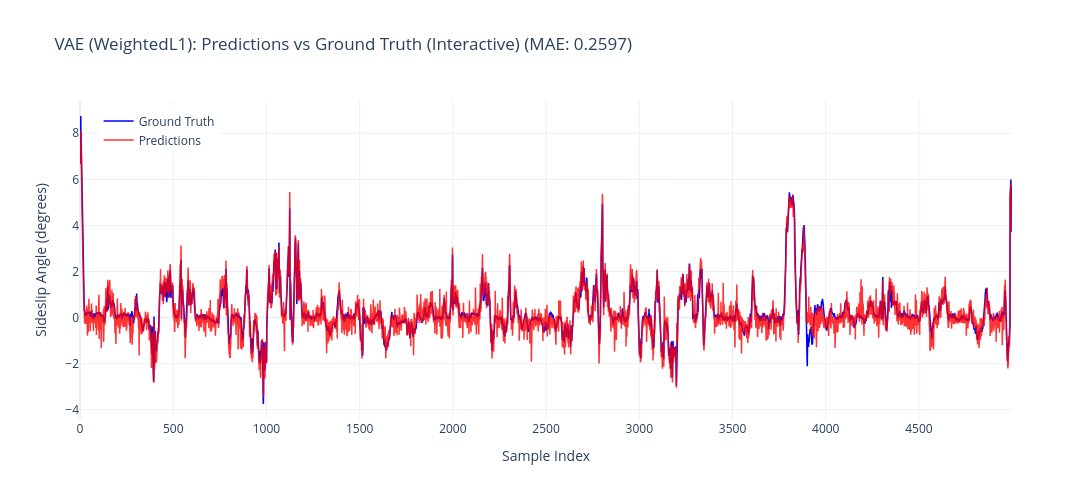

Notebook code for this chart:
### Markdown cell above
## Interactive Predictions vs Ground Truth

### Code cell
# Interactive line plot showing predictions overlaid on ground truth
from utils.visualization import plot_predictions_vs_truth

# Using best model predictions (weighted_l1)
fig_line = plot_predictions_vs_truth(
    best_preds, val_targets,
    title='VAE (WeightedL1): Predictions vs Ground Truth (Interactive)',
    max_samples=5000
)
fig_line.show()

### Figure 1 — Plotly figure (JSON) as saved in the notebook; plotly's stock layout.template omitted (floating-point values rounded to 4 significant figures; data arrays with more than 128 entries replaced by an {"elided": "..."} marker saying what was removed)
{"data": [{"hovertemplate": "Index: %{x}<br>Truth: %{y:.3f}<extra></extra>", "line": {"color": "blue", "width": 1.5}, "mode": "lines", "name": "Ground Truth", "type": "scatter", "y": {"elided": "5000 float values"}}, {"hovertemplate": "Index: %{x}<br>Pred: %{y:.3f}<extra></extra>", "line": {"color": "red", "width": 1.5}, "mode": "lines", "name": "Predictions", "opacity": 0.8, "type": "scatter", "y": {"elided": "5000 float values"}}], "layout": {"height": 500, "hovermode": "x unified", "legend": {"x": 0.02, "y": 0.98}, "title": {"text": "VAE (WeightedL1): Predictions vs Ground Truth (Interactive) (MAE: 0.2597)"}, "width": 1200, "xaxis": {"title": {"text": "Sample Index"}}, "yaxis": {"title": {"text": "Sideslip Angle (degrees)"}}}}
